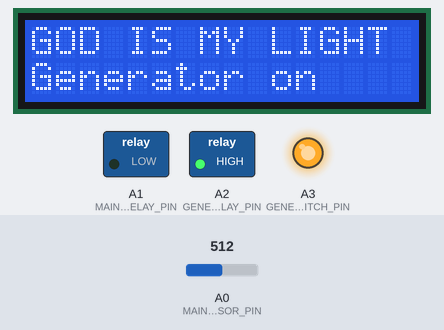
A sketch run on a simulated Arduino Uno, built with avr-gcc and run on an emulated ATmega328P. Shown: 16×2 character LCD, switched loads named in the sketch (green lamp = pin HIGH), output pins drawn as LEDs (lit = HIGH). Inputs (shaded band) come from the test bench; at power-on: A0 (MAINS_SENSOR_PIN) = 512.

Above: at 1.2 s.
1.3 s: A0 (MAINS_SENSOR_PIN) set to 989
2.8 s: A0 (MAINS_SENSOR_PIN) set to 1009
At 3.1 s:
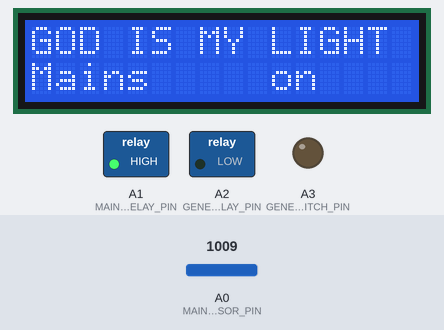
4.3 s: A0 (MAINS_SENSOR_PIN) set to 990
At 5.5 s:
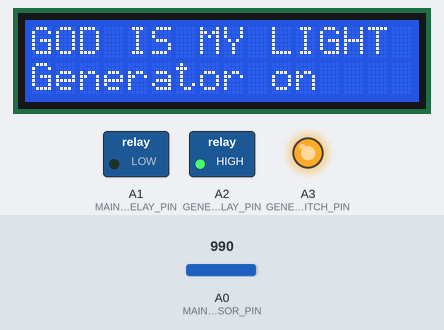
5.8 s: A0 (MAINS_SENSOR_PIN) set to 1010
At 6.6 s:
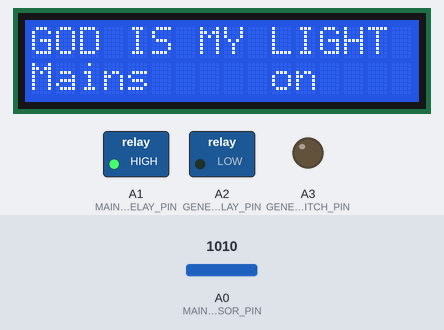
Timing chart, 0 to 8.3 s (numbered marks = the images above; inputs shaded):
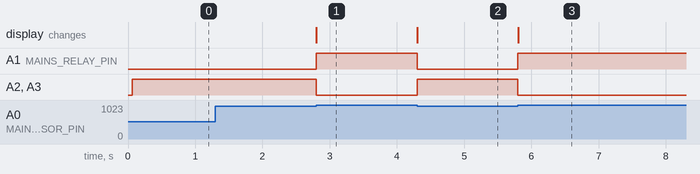

Measured:
- the behaviour switches between 1000 and 1001 on A0 (MAINS_SENSOR_PIN) (found by bisection; images 0 and 1)
- after the input at 1.3 s, every drawn part: stays the same
- after the input at 2.8 s, A1 (MAINS_RELAY_PIN): LOW → HIGH at once; A2 (GENERATOR_RELAY_PIN), A3 (GENERATOR_SWITCH_PIN): HIGH → LOW at once; the display: changes at once (image 1)
- after the input at 4.3 s, A1 (MAINS_RELAY_PIN): HIGH → LOW at once; A2 (GENERATOR_RELAY_PIN), A3 (GENERATOR_SWITCH_PIN): LOW → HIGH at once; the display: changes at once (image 2)
- after the input at 5.8 s, A1 (MAINS_RELAY_PIN): LOW → HIGH at once; A2 (GENERATOR_RELAY_PIN), A3 (GENERATOR_SWITCH_PIN): HIGH → LOW at once; the display: changes at once (image 3)

The sketch:

ats.ino
```cpp
#include <LiquidCrystal.h>
#define MAINS_SENSOR_PIN A0
#define MAINS_RELAY_PIN A1
#define GENERATOR_RELAY_PIN A2
#define GENERATOR_SWITCH_PIN A3
LiquidCrystal lcd(13, 12, 11, 10, 9, 8);

void setup() {
  pinMode(MAINS_SENSOR_PIN, INPUT);
  pinMode(MAINS_RELAY_PIN, OUTPUT);
  pinMode(GENERATOR_RELAY_PIN, OUTPUT);
  pinMode(GENERATOR_SWITCH_PIN, OUTPUT);
  lcd.begin(16, 2);
  lcd.print("GOD IS MY LIGHT");
}

void loop() {
  int mainsPower = analogRead(MAINS_SENSOR_PIN);

  if (mainsPower > 1000) {
    digitalWrite(MAINS_RELAY_PIN, HIGH);
    digitalWrite(GENERATOR_RELAY_PIN, LOW);
    digitalWrite(GENERATOR_SWITCH_PIN, LOW);
    lcd.setCursor(0, 1);
    lcd.print("Mains     on");
  } else {
    digitalWrite(MAINS_RELAY_PIN, LOW);
    digitalWrite(GENERATOR_RELAY_PIN, HIGH);
    digitalWrite(GENERATOR_SWITCH_PIN, HIGH);
    lcd.setCursor(0, 1);
    lcd.print("Generator on ");
  }
}
```
